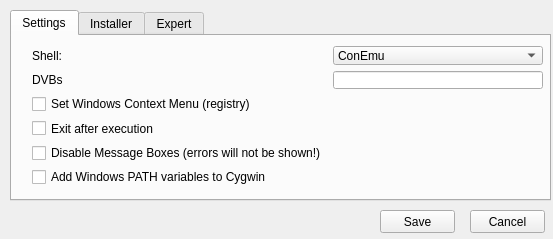
<?xml version="1.0" encoding="UTF-8"?>
<ui version="4.0">
 <class>mainConfig</class>
 <widget class="QMainWindow" name="mainConfig">
  <property name="windowModality">
   <enum>Qt::WindowModal</enum>
  </property>
  <property name="geometry">
   <rect>
    <x>0</x>
    <y>0</y>
    <width>553</width>
    <height>239</height>
   </rect>
  </property>
  <property name="windowTitle">
   <string>CygwinPortable Config</string>
  </property>
  <property name="styleSheet">
   <string notr="true"/>
  </property>
  <widget class="QWidget" name="centralwidget">
   <widget class="QPushButton" name="button_cancel">
    <property name="geometry">
     <rect>
      <x>470</x>
      <y>210</y>
      <width>75</width>
      <height>23</height>
     </rect>
    </property>
    <property name="text">
     <string>Cancel</string>
    </property>
   </widget>
   <widget class="QPushButton" name="button_save">
    <property name="geometry">
     <rect>
      <x>380</x>
      <y>210</y>
      <width>75</width>
      <height>23</height>
     </rect>
    </property>
    <property name="text">
     <string>Save</string>
    </property>
   </widget>
   <widget class="QTabWidget" name="tabWidget">
    <property name="geometry">
     <rect>
      <x>10</x>
      <y>10</y>
      <width>541</width>
      <height>191</height>
     </rect>
    </property>
    <property name="currentIndex">
     <number>0</number>
    </property>
    <property name="elideMode">
     <enum>Qt::ElideLeft</enum>
    </property>
    <property name="usesScrollButtons">
     <bool>true</bool>
    </property>
    <widget class="QWidget" name="tab_settings">
     <attribute name="title">
      <string>Settings</string>
     </attribute>
     <widget class="QWidget" name="layoutWidget">
      <property name="geometry">
       <rect>
        <x>20</x>
        <y>10</y>
        <width>511</width>
        <height>140</height>
       </rect>
      </property>
      <layout class="QGridLayout" name="gridLayout">
       <item row="4" column="0">
        <widget class="QCheckBox" name="checkBox_disable_message_boxes">
         <property name="text">
          <string>Disable Message Boxes (errors will not be shown!)</string>
         </property>
        </widget>
       </item>
       <item row="1" column="1">
        <widget class="QLineEdit" name="lineEdit_executable_file_extensions"/>
       </item>
       <item row="5" column="0">
        <widget class="QCheckBox" name="checkBox_add_windows_path_variables_to_cygwin">
         <property name="text">
          <string>Add Windows PATH variables to Cygwin</string>
         </property>
        </widget>
       </item>
       <item row="1" column="0">
        <widget class="QLabel" name="label_executable_file_extensions">
         <property name="text">
          <string>DVBs</string>
         </property>
        </widget>
       </item>
       <item row="2" column="0">
        <widget class="QCheckBox" name="checkBox_set_windows_context_menu">
         <property name="text">
          <string>Set Windows Context Menu (registry)</string>
         </property>
        </widget>
       </item>
       <item row="0" column="1">
        <widget class="QComboBox" name="comboBox_shell">
         <property name="editable">
          <bool>false</bool>
         </property>
         <item>
          <property name="text">
           <string>ConEmu</string>
          </property>
         </item>
         <item>
          <property name="text">
           <string>mintty</string>
          </property>
         </item>
        </widget>
       </item>
       <item row="3" column="0">
        <widget class="QCheckBox" name="checkBox_exit_after_execution">
         <property name="text">
          <string>Exit after execution</string>
         </property>
        </widget>
       </item>
       <item row="0" column="0">
        <widget class="QLabel" name="label_shell">
         <property name="text">
          <string>Shell:</string>
         </property>
        </widget>
       </item>
      </layout>
     </widget>
    </widget>
    <widget class="QWidget" name="tab_installer">
     <attribute name="title">
      <string>Installer</string>
     </attribute>
     <widget class="QWidget" name="layoutWidget_6">
      <property name="geometry">
       <rect>
        <x>20</x>
        <y>10</y>
        <width>511</width>
        <height>120</height>
       </rect>
      </property>
      <layout class="QGridLayout" name="gridLayout_7">
       <item row="0" column="0">
        <widget class="QLabel" name="label_cygwin_mirror">
         <property name="text">
          <string>Cygwin Mirror</string>
         </property>
        </widget>
       </item>
       <item row="0" column="1">
        <widget class="QLineEdit" name="lineEdit_cygwin_mirror"/>
       </item>
       <item row="1" column="1">
        <widget class="QLineEdit" name="lineEdit_cygwin_ports_mirror"/>
       </item>
       <item row="1" column="0">
        <widget class="QLabel" name="label_cygwin_ports_mirror">
         <property name="text">
          <string>Cygwin Ports Mirror</string>
         </property>
        </widget>
       </item>
       <item row="2" column="0">
        <widget class="QLabel" name="label_first_install_additions">
         <property name="text">
          <string>First install additions</string>
         </property>
        </widget>
       </item>
       <item row="3" column="0">
        <widget class="QCheckBox" name="checkBox_delete_unneeded_files">
         <property name="text">
          <string>Delete unneeded files</string>
         </property>
        </widget>
       </item>
       <item row="2" column="1">
        <widget class="QLineEdit" name="lineEdit_first_install_additions"/>
       </item>
       <item row="4" column="0">
        <widget class="QCheckBox" name="checkBox_install_unofficial_cygwin_tools">
         <property name="text">
          <string>Install unofficial Cygwin Tools</string>
         </property>
        </widget>
       </item>
      </layout>
     </widget>
    </widget>
    <widget class="QWidget" name="tab_expert">
     <attribute name="title">
      <string>Expert</string>
     </attribute>
     <widget class="QWidget" name="layoutWidget_2">
      <property name="geometry">
       <rect>
        <x>20</x>
        <y>40</y>
        <width>511</width>
        <height>71</height>
       </rect>
      </property>
      <layout class="QGridLayout" name="gridLayout_2">
       <item row="5" column="0">
        <widget class="QLabel" name="label_username">
         <property name="text">
          <string>Username</string>
         </property>
        </widget>
       </item>
       <item row="4" column="1">
        <widget class="QLineEdit" name="lineEdit_drop_these_folders_on_reinstall"/>
       </item>
       <item row="4" column="0">
        <widget class="QLabel" name="label_drop_these_folders_on_reinstall">
         <property name="text">
          <string>Drop these folders on Reinstall</string>
         </property>
        </widget>
       </item>
       <item row="2" column="0" colspan="2">
        <widget class="QCheckBox" name="checkBox_delete_complete_installation">
         <property name="text">
          <string>Delete complete installation (Reinstall)</string>
         </property>
        </widget>
       </item>
       <item row="5" column="1">
        <widget class="QLineEdit" name="lineEdit_username"/>
       </item>
      </layout>
     </widget>
     <widget class="QLabel" name="label_cygwin_mirror_2">
      <property name="geometry">
       <rect>
        <x>20</x>
        <y>0</y>
        <width>491</width>
        <height>36</height>
       </rect>
      </property>
      <property name="font">
       <font>
        <weight>75</weight>
        <bold>true</bold>
       </font>
      </property>
      <property name="text">
       <string>WARNING: Dont change anything here if you not exactly know what you are doing !</string>
      </property>
     </widget>
    </widget>
   </widget>
  </widget>
 </widget>
 <resources/>
 <connections/>
</ui>
